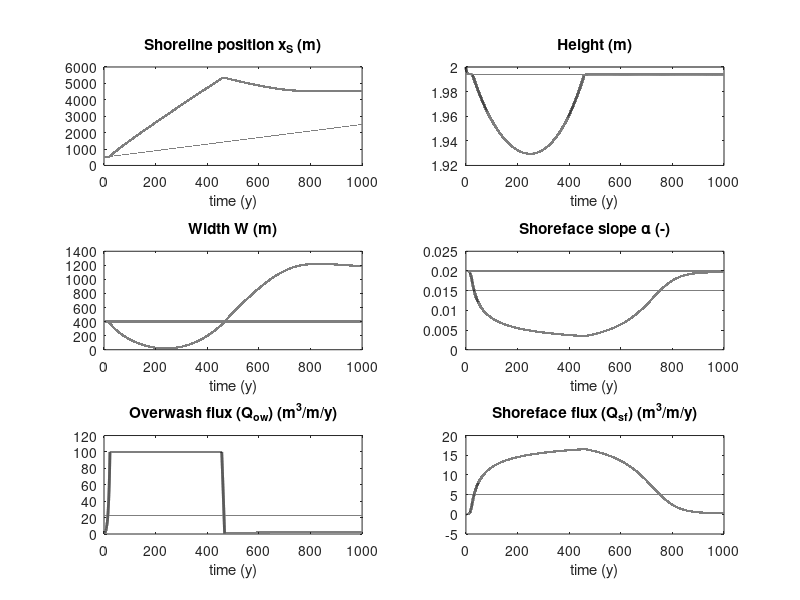

The MATLAB script that drew this image:
% Barrier geometric model. Linear shoreface. Cte sea-level rise.
clc; clear all;
%%Input physical parameters%%%%%%%%%%%%%%%
B=0.001; %Basement slope
Dt=10;% Toe depth (meters). Typically in the range 10-20m
We=400; %Equilibrium width (meters)
He=2;  %Equilibrium heigth (meters)
Ae=0.02; %Equilibrium shoreface slope
Qow_max=100; %Maximum overwash flux (m^2/year)
Vd_max=300; %Maximum deficit volume (m^2/year)
K=1000;  %Shoreface Flux constant (m^2/year)
a=0.002;
b=0;
%%%% Dynamic equilibrium%%%%%%%%%%%%
W_de=We-a/B*Vd_max/Qow_max;
H_de=He-a*Vd_max/Qow_max;
p=4*K*B/Dt*((H_de+Dt)/(2*H_de+Dt));
bb=p*Ae-a;
A_de=(bb+(bb^2+8*B*p*a)^0.5)/(2*p);
Db_de=Dt*(1-B/A_de)-B*W_de;
Qow_de=a/B*(H_de+Db_de)+a*W_de;
Qsf_de=K*(Ae-A_de);
%%% Initial conditions %%%%%%%%%%%%
A=1.0*Ae;W=1.0*We;H=1.0*He; %Barrier initially in equlibrium
xt=0;xs=Dt/A;xb=xs+W;xso=xs;Z=1.0*Dt;
Db=Z-B*xb;  
Vexp=0;
%%%%%%%%%%%%%%%%%%%%%%%%%%%%%%%%%%%%%%%
%% Computational parameters%%%%%%%%%%%%%%%
Tmax=1000; %Runing time (years)
dt=0.01*1;    
t=0:dt:Tmax;
n=length(t);
Heigth=zeros(1,n); Width=zeros(1,n);OverwashFlux=zeros(1,n); VolDef=zeros(1,n);
VolDef_H=zeros(1,n);VolDef_B=zeros(1,n);XB=zeros(1,n);XT= zeros(1,n);XS=zeros(1,n);
SFslope=zeros(1,n);Heigth(1)=He; Width(1)=He;XB(1)=xb;XT(1)=xt;XS(1)=xs;
SFFlux=zeros(1,n);SFFlux_bis=zeros(1,n);SHrate=zeros(1,n);W1=zeros(1,n);
XTrate=zeros(1,n);Ztoe=zeros(1,n);QT=zeros(1,n);
XBrate=zeros(1,n);Hrate=zeros(1,n);XS_de=zeros(1,n);
Vexport=zeros(1,n);

Weq=We*ones(1,n);Aeq=Ae*ones(1,n);Heq=He*ones(1,n);
Wdeq=W_de*ones(1,n);Hdeq=H_de*ones(1,n);Adeq=A_de*ones(1,n);Dbde=Db_de*ones(1,n);
Qowde=Qow_de*ones(1,n);Qsfde=Qsf_de*ones(1,n);xdotde=a/B*ones(1,n);

Depth_b=zeros(1,n);
SFslope_bis=zeros(1,n);

%% Main code%%%%%%%%%%%%%%%%%%%%%%%%%%%%%%%
for i=1:n
zdot=a+2*b*t(i); %Base-level rise rate (m/year)
Z=Z+zdot*dt;
Vd_H=max(0,(He-H)*W);
Vd_B=max(0,(We-W)*(H+Db));
Vd=Vd_H+Vd_B;
if Vd<Vd_max; Qow_H=Qow_max*Vd_H/Vd_max;Qow_B=Qow_max*Vd_B/Vd_max;else
Qow_H=Qow_max*Vd_H/Vd;Qow_B=Qow_max*Vd_B/Vd;end
Qow=Qow_H+Qow_B;
Qsf=K*(Ae-A);
Hdot=Qow_H/W-zdot;
xbdot=Qow_B/(H+Db);
xsdot=2*Qow/(Dt+2*H)-4*Qsf*(H+Dt)/(2*H+Dt)^2;
xtdot=2*Qsf*(1/(Dt+2*H)+1/Dt)+2*zdot/A;
H=H+Hdot*dt;if H<0;tdrown_H = t(i);break; end
xb=xb+xbdot*dt;
xs=xs+xsdot*dt;
xt=xt+xtdot*dt;
A=Dt/(xs-xt);
W=xb-xs;if W<0;tdrown_W = t(i);break; end
Db=Z-xb*B;
ht=Z-Dt-B*xt;
qt=xtdot*ht;
Vexp=Vexp+qt*dt;
% Variable storage %%%%%%%%%%%%%%%%%%%%
Heigth(i)=H; Width(i)=W; OverwashFlux(i)=Qow;SFFlux(i)=Qsf;
VolDef(i)=Vd;VolDef_H(i)=Vd_H;VolDef_B(i)=Vd_B; SFslope(i)=A;
XB(i)=xb;XT(i)=xt;XS(i)=xs;SHrate(i)=xsdot;W1(i)=W;XTrate(i)=xtdot;
XBrate(i)=xbdot;Hrate(i)=Hdot;Depth_b(i)=Db;Ztoe(i)=ht;
XS_de(i)=xso+zdot/B*t(i);Vexport(i)=Vexp;
QT(i)=qt;
end
hold on
figure(1)
subplot(3,2,1);
hold on
plot(t,XS,'k', 'linewidth',2)
plot(t,XS_de,'k', 'linewidth',1)
box on
xlabel('time (y)')
title('Shoreline position x_S (m)')

subplot(3,2,2);
hold on
plot(t,Heigth,'k', 'linewidth',2)
plot(t,Hdeq,'k', 'linewidth',1)
plot(t,Heq,'k--', 'linewidth',2)
box on
xlabel('time (y)')
title('Height (m)')

subplot(3,2,3);
hold on
plot(t,Weq,'k--', 'linewidth',2)
plot(t,Wdeq,'k', 'linewidth',1)
plot(t,Width,'k', 'linewidth',2)
xlabel('time (y)')
title('Width W (m)')
box on

subplot(3,2,4);
hold on
plot(t,Aeq,'k--', 'linewidth',2)
plot(t,Adeq,'k', 'linewidth',1)
plot(t,SFslope,'k', 'linewidth',2)
box on
xlabel('time (y)')
title('Shoreface slope \alpha (-)')

subplot(3,2,5);
hold on
plot(t,OverwashFlux,'k', 'linewidth',2)
plot(t,Qowde,'k', 'linewidth',1)
box on
xlabel('time (y)')
title('Overwash flux (Q_{ow}) (m^3/m/y)')

subplot(3,2,6);
hold on
plot(t,SFFlux,'k', 'linewidth',2)
% plot(t,QT,'k', 'linewidth',2)
% plot(t,Depth_b,'r', 'linewidth',2)
plot(t,Qsfde,'k', 'linewidth',1)
box on
xlabel('time (y)')
title('Shoreface flux (Q_{sf}) (m^3/m/y)')


